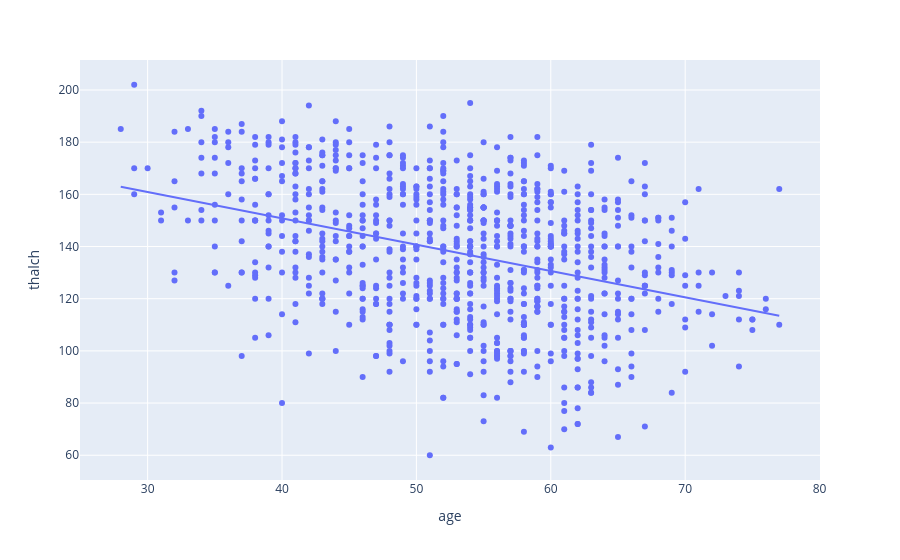

Notebook cell for this chart:
### Code cell
fig =  px.scatter(df, x='age', y='thalch', trendline='ols').show()

### Figure 1 — Plotly figure (JSON) as saved in the notebook; plotly's stock layout.template omitted (floating-point values rounded to 4 significant figures; data arrays with more than 128 entries replaced by an {"elided": "..."} marker saying what was removed)
{"data": [{"hovertemplate": "age=%{x}<br>thalch=%{y}<extra></extra>", "legendgroup": "", "marker": {"color": "#636efa", "symbol": "circle"}, "mode": "markers", "name": "", "orientation": "v", "showlegend": false, "type": "scatter", "x": {"elided": "920 int values"}, "xaxis": "x", "y": {"elided": "920 float values"}, "yaxis": "y"}, {"hovertemplate": "<b>OLS trendline</b><br>thalch = -1.00961 * age + 191.192<br>R<sup>2</sup>=0.133794<br><br>age=%{x}<br>thalch=%{y} <b>(trend)</b><extra></extra>", "legendgroup": "", "marker": {"color": "#636efa", "symbol": "circle"}, "mode": "lines", "name": "", "showlegend": false, "type": "scatter", "x": {"elided": "865 int values"}, "xaxis": "x", "y": {"elided": "865 float values"}, "yaxis": "y"}], "layout": {"legend": {"tracegroupgap": 0}, "margin": {"t": 60}, "xaxis": {"anchor": "y", "domain": [0, 1], "title": {"text": "age"}}, "yaxis": {"anchor": "x", "domain": [0, 1], "title": {"text": "thalch"}}}}
